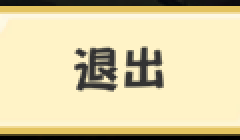
#> input picture resources/templates/generated/exit.png, 120 x 70 px (shown 2 times larger)
$ python -i scene_change.py   (imports and definitions only)
#> lines starting #> are read from the running program, lines starting #| are printed output that depends on the picture
#> further down, picture is the input picture: shape (70, 120, 3); mean B, G, R 165.4, 207.6, 219.6
"""Conservative signal for one early result OCR probe, never page evidence."""

import cv2
import numpy as np


class SettledSceneChange:
    """Signal a large distributed change followed by a stable next frame.

    At most one signal per battle. Animation cannot bypass OCR cooldowns
    repeatedly, and the signal itself never permits a click or outcome.
    """

    def __init__(self):
        self.previous = None
        self.candidate = False
        self.used = False

    def update(self, image: np.ndarray) -> bool:
        if self.used:
            return False
        gray = cv2.cvtColor(image, cv2.COLOR_BGR2GRAY) if image.ndim == 3 else image
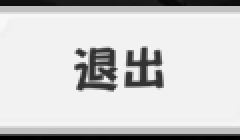
#> gray: shape (70, 120) (shown 2 times larger); min 0, max 248, mean 206.6
        sample = cv2.GaussianBlur(cv2.resize(gray, (64, 36)), (3, 3), 0)
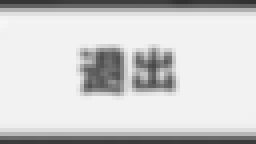
#> sample: shape (36, 64) (shown 4 times larger); min 48, max 247, mean 207.6
        if self.previous is None:
            self.previous = sample
            return False
        difference = cv2.absdiff(self.previous, sample)
        self.previous = sample
        if self.candidate and float(difference.mean()) <= 2.0:
            self.used = True
            return True
        self.candidate = float(difference.mean()) >= 12.0 and float(np.mean(difference >= 12)) >= 0.35
        return False

>>> import cv2
>>> picture = cv2.imread('../../../resources/templates/generated/exit.png')
>>> result = SettledSceneChange().update(picture)
#> result = False
